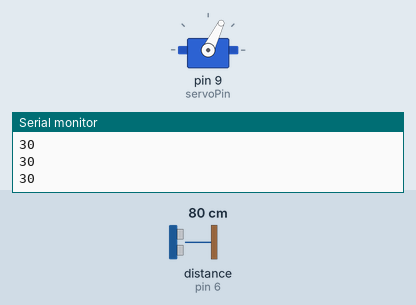
This sketch was run on a simulated Arduino Uno, built with avr-gcc and run on an emulated ATmega328P. Shown: servo, the last lines printed to the serial monitor. Wiring (inferred from the names in the program): ultrasonic range finder: trigger pin 7; echo pin 6. The test bench sets the inputs (shaded band); at power-on: distance to the obstacle (sensor on pin 6) 80 cm. The echo pulse lasts 58.3 µs per cm.

Above: at 1.2 s.
1.3 s: distance to the obstacle (sensor on pin 6) set to 2 cm
At 2.6 s:
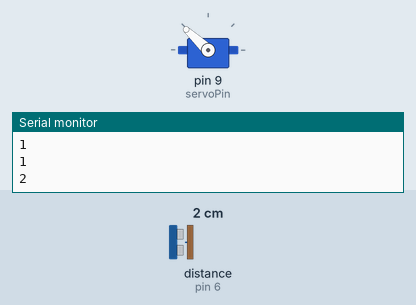
2.9 s: distance to the obstacle (sensor on pin 6) set to 4 cm
At 2.96 s:
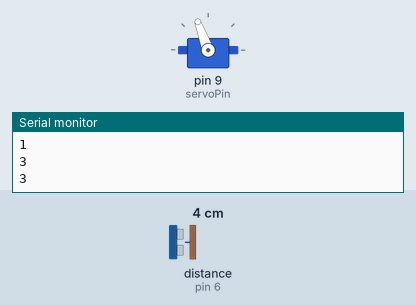
4.5 s: distance to the obstacle (sensor on pin 6) set to 18 cm
At 5.1 s:
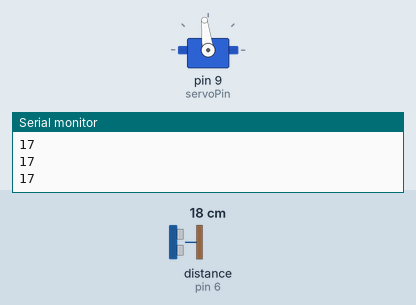
6.1 s: distance to the obstacle (sensor on pin 6) set to 12 cm
At 6.19 s:
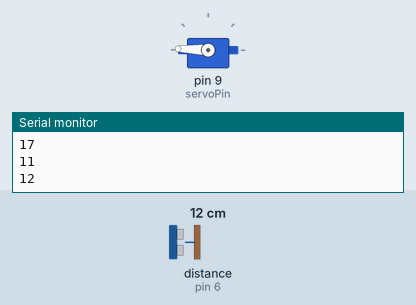
7.7 s: distance to the obstacle (sensor on pin 6) set to 9 cm
At 7.81 s:
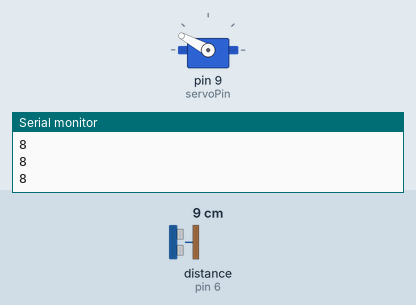
9.3 s: distance to the obstacle (sensor on pin 6) set to 35 cm
At 9.42 s:
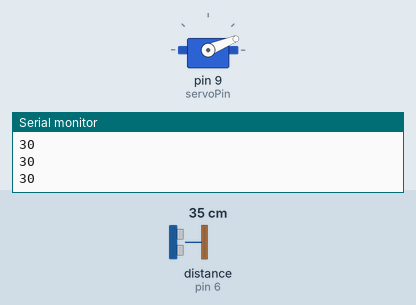
Timing chart, 0 to 11.9 s (numbered marks = the images above; inputs shaded):
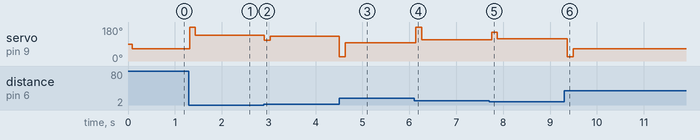

Measured:
- after the input at 1.3 s, servo on pin 9 (servoPin): 64° → 180° at once, → 137° 0.12 s later
- after the input at 2.9 s, servo on pin 9 (servoPin): 137° → 110° at once, → 132° 0.12 s later
- after the input at 4.5 s, servo on pin 9 (servoPin): 132° → 22° at once, → 97° 0.13 s later
- after the input at 6.1 s, servo on pin 9 (servoPin): 97° → 178° at once, → 112° 0.12 s later
- after the input at 7.7 s, servo on pin 9 (servoPin): 112° → 152° after 0.05 s, → 119° 0.12 s later
- after the input at 9.3 s, servo on pin 9 (servoPin): 119° → 22° after 0.06 s, → 64° 0.13 s later

The sketch:

dengemodulu.ino
```cpp
#include <Servo.h>
#include <PID_v1.h>

const int servoPin = 9;
const int triggerPin = 7;
const int echoPin = 6;

float Kp = 2.5;
float Ki = 0;
float Kd = 1.1;

double Setpoint, Input, Output, ServoOutput;

PID myPID(&Input, &Output, &Setpoint, Kp, Ki, Kd, DIRECT);
Servo myServo;

void setup() {
  Serial.begin(9600);
  myServo.attach(servoPin);

  pinMode(triggerPin, OUTPUT);
  pinMode(echoPin, INPUT);

  Input = readPosition();
  myPID.SetMode(AUTOMATIC);
  myPID.SetOutputLimits(-80, 80);
}

void loop() {
  Setpoint = 15;
  Input = readPosition();

  myPID.Compute();
  ServoOutput = 102 + Output;
  myServo.write(ServoOutput);
}

float readPosition() {
  delay(40);

  long duration, cm;
  digitalWrite(triggerPin, LOW);
  delayMicroseconds(2);
  digitalWrite(triggerPin, HIGH);
  delayMicroseconds(5);
  digitalWrite(triggerPin, LOW);

  duration = pulseIn(echoPin, HIGH);

  cm = duration / (29 * 2);

  if (cm > 30) {
    cm = 30;
  }

  Serial.println(cm);
  return cm;
}
```
